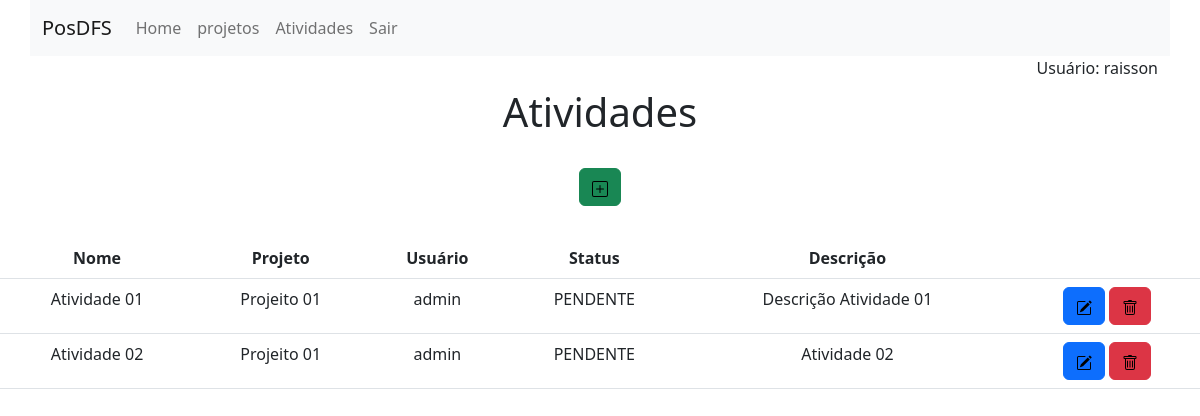
The page /atividades/ (signed in) on the database as committed earlier.
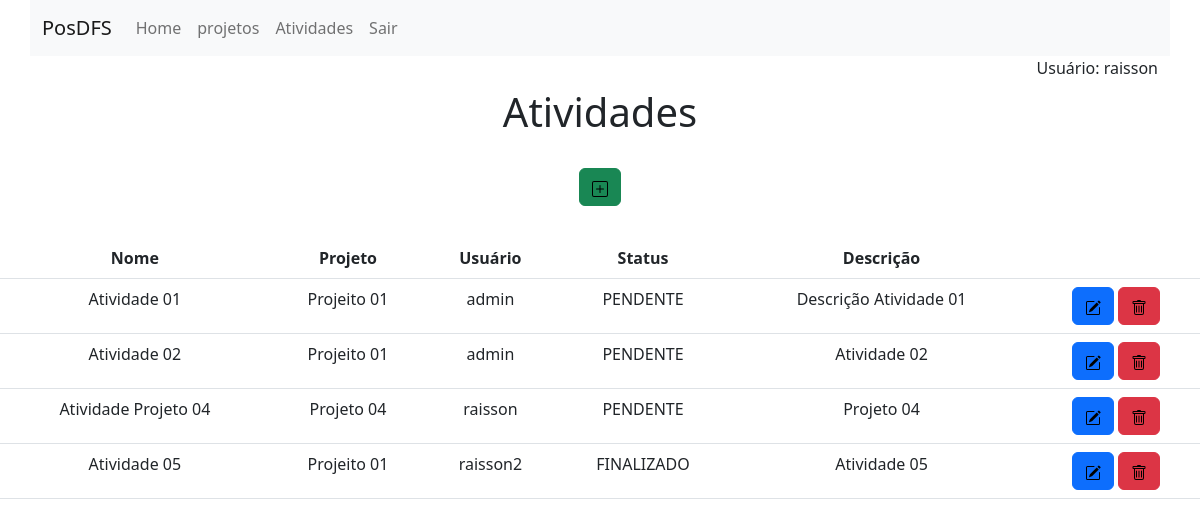
The same page on the database as committed later.
### app/models.py (models this page shows)
class Atividades(models.Model):
    projeto = models.ForeignKey(Projetos, on_delete=models.CASCADE, related_name='atividades')
    user = models.ForeignKey(User, on_delete=models.CASCADE, related_name='usuario')
    nome = models.CharField(max_length=200, blank=False, null=False, help_text='Informe o nome')
    STATUS = [
        ('PENDENTE', "PENDENTE"),
        ('EXECUTANDO', "EXECUTANDO"),
        ('FINALIZADO', "FINALIZADO"),
    ]
    status_atividade = models.CharField(
        max_length=12,
        choices=STATUS,
        default='PENDENTE',
    )
    descricao = models.TextField()

class Projetos(models.Model):
    nome = models.CharField(max_length=200, blank=False, null=False, help_text='Informe o nome')
    descricao = models.TextField()
    def __str__(self):
        return self.nome

### app/views.py (the view)
# urls.py: path('atividades/', atividades, name='atividades'),
@login_required
def atividades(request):
    dados = Atividades.objects.all()
    return render(request, 'atividades/atividades.html', {'dados': dados})

### app/templates/atividades/atividades.html (shortened to what this page needs)
{% extends 'base.html' %}
{% block content %}
    <div class="row">
        <div class="col-md-12 m-auto pt-2 pb-2 text-center">
            <h1>Atividades</h1>
        </div>
        <div class="col-md-12 m-auto pt-3 pb-2 text-center">
            <a href="/atividadesform/" class="btn btn-success" title="Adicionar">
            </a>
        </div>
        <div class="col-md-12 m-auto pt-4 pb-2 text-center">
            {% if dados|length > 0 %}
                <table class="table">
                    <thead class="thead-dark">
                        <tr>
                            <th scope="col-md-4">Nome</th>
                            <th scope="col-md-4">Projeto</th>
                            <th scope="col-md-4">Usuário</th>
                            <th scope="col-md-4">Status</th>
                            <th scope="col-md-6">Descrição</th>
                            <th scope="col-md-6"></th>
                        </tr>
                    </thead>
                    <tbody>
                        {% for dado in dados %}
                            <tr>
                                <td>{{dado.nome}}</td>
                                <td>{{dado.projeto}}</td>
                                <td>{{dado.user}}</td>
                                <td>{{dado.status_atividade}}</td>
                                <td>{{dado.descricao}}</td>
                                <td>
                                    <a href="/atividadeseditar/{{dado.id}}/" class="btn btn-primary" title="Editar">
                                    </a>
                                    <a href="/atividadesdeletar/{{dado.id}}/" class="btn btn-danger" title="Deletar">
                                    </a>
                                </td>
                            </tr>
                        {% endfor %}
                </tbody>
                </table>
            {% endif %}
        </div>
    </div>
{% endblock %}

### app/templates/base.html (shortened to what this page needs)
<!DOCTYPE html>
<html lang="pt-br">
<head>
    <link href="https://cdn.jsdelivr.net/npm/bootstrap@5.2.2/dist/css/bootstrap.min.css" rel="stylesheet">
</head>
<body>
    {% if user.is_authenticated %}
    <div class="container">
        <div class="row">
                <nav class="navbar navbar-expand-lg bg-light">
                    <div class="container-fluid">
                        <a class="navbar-brand" href="#">PosDFS</a>
                        <div class="collapse navbar-collapse" id="navbarNav">
                            <ul class="navbar-nav">
                                <li class="nav-item">
                                    <a class="nav-link"  href="/">Home</a>
                                </li>
                                <li class="nav-item">
                                    <a class="nav-link" href="/projetos/">projetos</a>
                                </li>
                                <li class="nav-item">
                                    <a class="nav-link" href="/atividades/">Atividades</a>
                                </li>
                                <li class="nav-item">
                                    <a class="nav-link "  href="/logout/">Sair</a>
                                </li>
                            </ul>
                        </div>
                    </div>
                </nav>
                <div class="col-md-12 text-end">
                    Usuário: {{user.get_username}}
                </div>
        </div>
    </div>
    {% endif %}
    {% block content %}
    {% endblock %}
</body>
</html>

Rows that differ between the two databases and show on the page:
added Atividades: nome "Atividade Projeto 04", projeto "Projeto 04", user "raisson", status_atividade "PENDENTE", descricao "Projeto 04"
added Atividades: nome "Atividade 05", projeto "Projeito 01", user "raisson2", status_atividade "FINALIZADO", descricao "Atividade 05"
